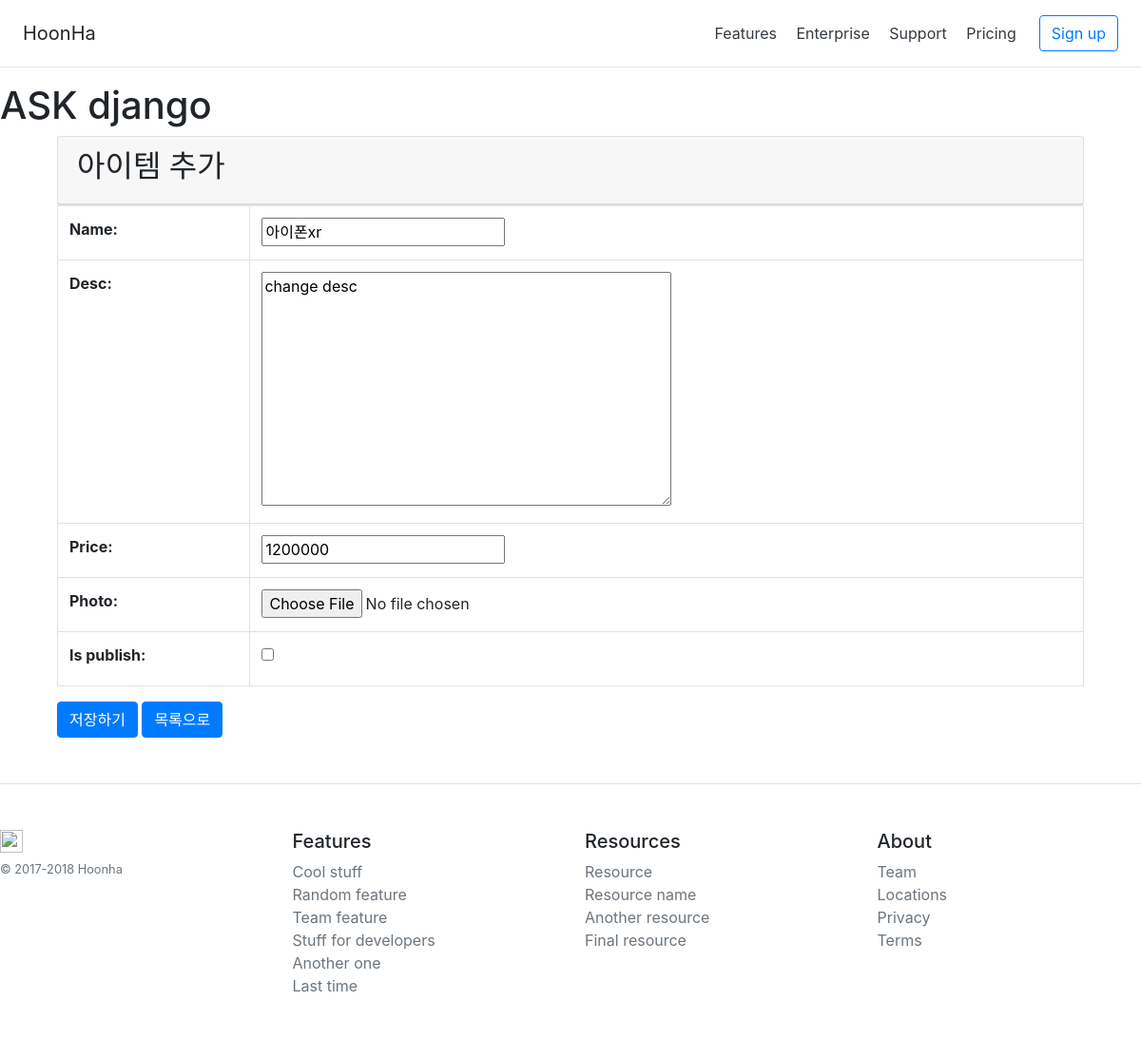
Screenshot of /shop/1/edit/ with the database file from the repository.
### shop/models.py (models this page shows, shortened)
class Item(models.Model):
    name = models.CharField(max_length=100)
    desc = models.TextField(blank=True)
    price = models.PositiveIntegerField()
    photo = models.ImageField(blank=True,upload_to=uuid_upload_to)
    created_at = models.DateTimeField(auto_now_add=True)
    updated_at = models.DateTimeField(auto_now=True)
    is_publish = models.BooleanField(default=False)

### shop/views.py (the view)
# urls.py: path('<int:pk>/edit/', views.item_edit, name='item_edit'),
def item_edit(request,pk):
    item = get_object_or_404(Item, pk=pk)
    return item_new(request,item)

### shop/forms.py
class ItemForm(forms.ModelForm):
    class Meta:
        model = Item
        fields = '__all__'

### common/templatetags/fresh_static.py (called while the page is built)
@register.tag('fresh_static')
def do_static(parser,token):
    return FreshStaticNode.handle_token(parser,token)

    def url(self, context): #현재 static이라는 템플릿태그를 호출 했을떄에 대한 url를 계산
        url = super().url(context)#StaticNode에서 이미 url를 계산하기 때문에 부모호출에서 url를 획득
        if settings.DEBUG: #개발모드가 참일때 DEBUG=True일때만
            url += '?_{}'.format(int(time())) #현재 url뒤에다가 쿼리스트링을위해서 ?를붙이고 _(의미없는 문자줘도 됨)키를 붙이고 = 붙이는데 그값{} 은 현재time스탬프로 시간처리
        return url #처리하고 리턴

### shop/views.py (called while the page is built)
def item_new(request, item=None):
    if request.method == 'POST':
        form = ItemForm(request.POST,request.FILES ,instance=item)
        if form.is_valid():
            item = form.save() #ModelForm에서 제공
            return redirect(item)
    else:
        form = ItemForm(instance=item)
    return render(request, 'shop/item_new.html', {
        'form' : form,
    })

### shop/templates/shop/item_new.html (shortened to what this page needs)
{% extends "shop/layout.html" %}
{% block content %}
<div class="card">
    <div class="card-header">
        <h2>아이템 추가</h2>
    </div>
</div>
                <form action="" method="post" enctype="multipart/form-data" autocomplete="off">
                    <table class="table table-bordered">
                        {{ form.as_table}}
                    </table>
                    <input type="submit" value="저장하기" class="btn btn-primary" />
                    <a href="{% url "shop:item_list" %}" class="btn btn-primary">목록으로</a>
                </form>
{% endblock content %}

### rows the page displays
Item: name "아이폰xr", desc "change desc", price "1200000"
